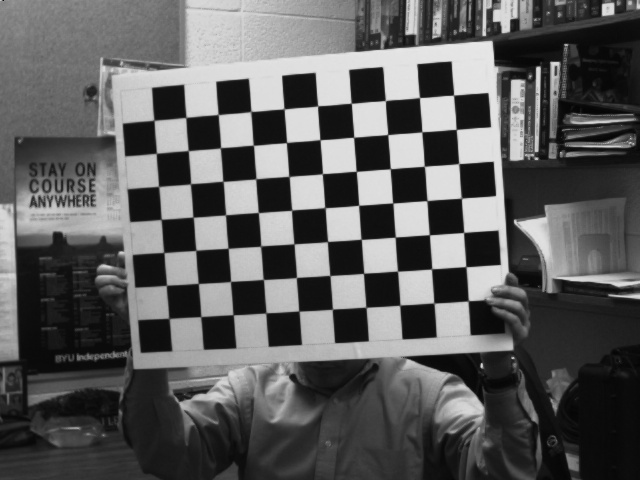
//> input picture hw2/AR40.jpg, 640 x 480 px
$ ./corner_detection   (built with g++ and OpenCV 4)
//> lines starting //> are read from the running program, lines starting //| are printed output that depends on the picture; after the words box and inside, x2 and y2 are one past the last pixel; in counts of white or black regions, pixels touching at a corner belong together
#include "opencv2/opencv.hpp"
#include <string>

using namespace cv;
using namespace std;

string window = "src";
Mat src, gray;

int main(int, char**)
{
  namedWindow(window,CV_WINDOW_AUTOSIZE);
  src = imread("../AR40.jpg");
//> src is the input picture: 480 rows x 640 cols, CV_8UC3; min 3, max 234, mean 92.3
  cvtColor(src,gray,CV_BGR2GRAY);

  Size patternsize(10,7); //interior number of corners
  vector<Point2f> corners; //this will be filled by the detected corners

  bool patternfound = findChessboardCorners(gray, patternsize, corners, CALIB_CB_ADAPTIVE_THRESH + CALIB_CB_NORMALIZE_IMAGE + CALIB_CB_FAST_CHECK);
//> corners = 70 Points (x, y), first 12: [468.4, 300.6], [433.9, 303.2], [399.7, 305.3], [366, 307.5], [332.6, 309.1], [298.9, 311], [265.8, 312.9], [233.1, 314.7], [200.7, 316.6], [169, 318.6], [465.8, 266.5], [431.4, 268.9]; patternfound = true
  if(patternfound){
    cornerSubPix(gray, corners, Size(11, 11), Size(-1, -1), TermCriteria(CV_TERMCRIT_EPS + CV_TERMCRIT_ITER, 30, 0.1));
//> corners = 70 Points (x, y), first 12: [468.2, 300.8], [433.9, 303], [399.8, 305.1], [365.9, 307.2], [332.3, 309.1], [298.9, 311.1], [265.9, 312.9], [233.1, 314.7], [200.7, 316.6], [168.9, 318.4], [465.9, 266.7], [431.6, 268.9]
  }
  drawChessboardCorners(src, patternsize, Mat(corners), patternfound);
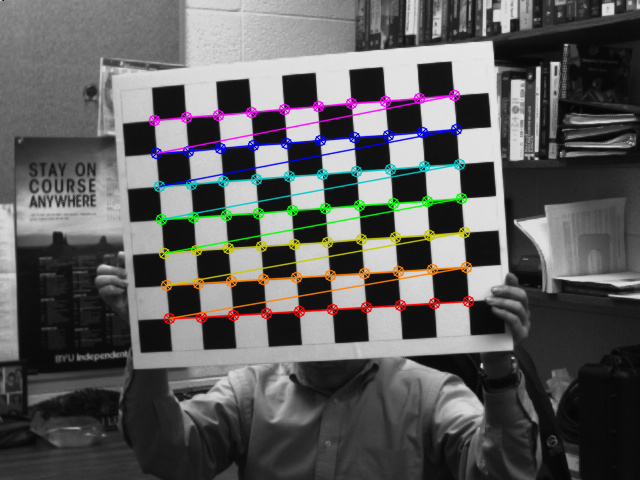
//> src: 480 rows x 640 cols, CV_8UC3; 5.5% of pixels changed, all inside (x1, y1, x2, y2) = (148, 89, 475, 325)

  imshow(window,src);

  while(waitKey(0)!=27);
//> the Esc key is pressed

  return 0;
}
